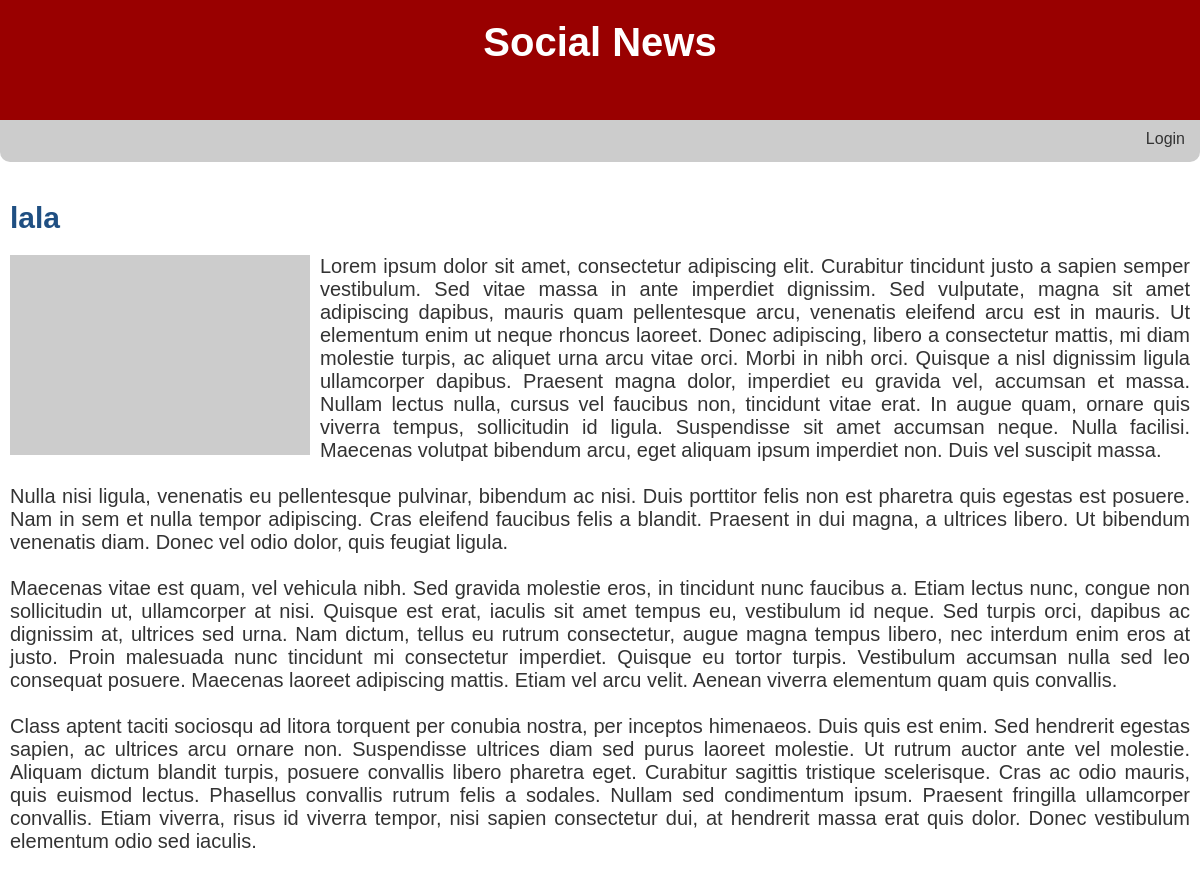
The app's page /?id=106 (upper part), older data.
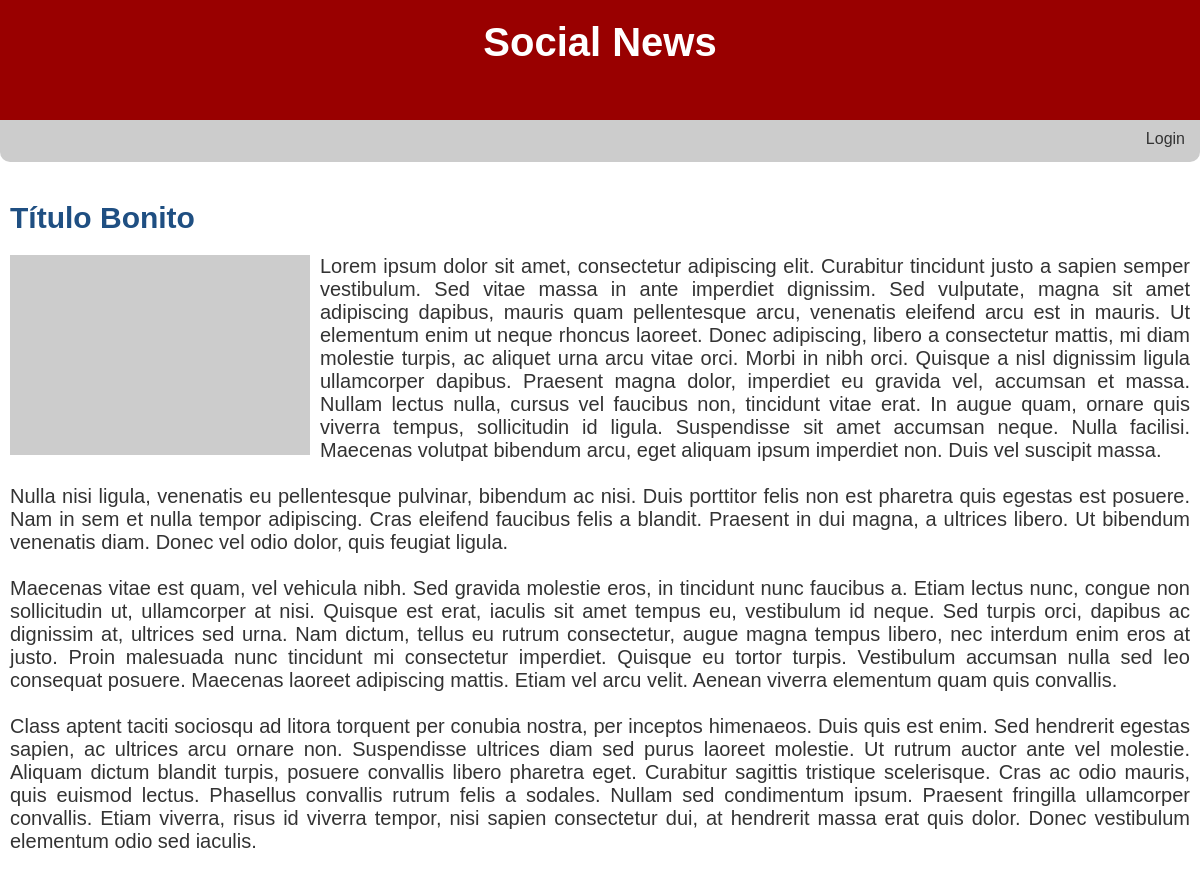
The same page, newer data.
### tables this page shows
CREATE TABLE 'NEWS' (id integer primary key autoincrement, title text,'date' INTEGER, text text, posted_by text, 'url' TEXT, 'imported_by' TEXT);

### db/news_query.php (called while the page is built, shortened)
<?php
	require_once 'db/db.php';
	if(isset($id) && !empty($id))
	{
		$stmt = $db->prepare('SELECT id, title, date, text, posted_by, imported_by, url, tagname FROM news LEFT JOIN tag ON news.id=tag.news_id where id=:id');
		$stmt->bindparam(':id', $id);
	}
	elseif(isset($tag) && !empty($tag))
	{
		$stmt = $db->prepare('SELECT id, title, date, posted_by, imported_by, tagname FROM news LEFT JOIN tag ON news.id=tag.news_id where news.id in (select news_id from tag where tagname=:tag) ORDER BY id DESC');
		$stmt->bindparam(':tag', $tag);
	}
	elseif(isset($fav) && !empty($fav))
	{
		$stmt = $db->prepare('SELECT id, title, date, posted_by, imported_by, tagname FROM news LEFT JOIN tag ON news.id=tag.news_id LEFT JOIN favorite ON news.id=favorite.news_id where favorite.user_id = :user_id ORDER BY id DESC');
		$stmt->bindparam(':user_id', $_SESSION['user_id']);
	}
	else
	{
		$stmt = $db->prepare('SELECT id, title, date, posted_by, imported_by, tagname FROM news LEFT JOIN tag ON news.id=tag.news_id where news.id in (select id from news order by id desc limit 12 offset :offset) ORDER BY id DESC');
		$stmt->bindparam(':offset', $offset);
	}
	if(!$stmt->execute())
	{
		$error=$db->errorInfo();
		echo "Erro: " . $error[2];
	}
	else
		$news = $stmt->fetchAll();
?>

### common/functions.php (the view, shortened to what this page needs)
<?php
	function loggedIn() {
		return isset($_SESSION['username']);
	}
	function showNewsId($news, $db)
	{
		foreach($news as $i=>$row) {
			if($i>0)
				echo " <a href=\"./?tag=".$row['tagname']."\">#".$row['tagname']."</a>";
			else
			{
				echo "<div class=\"noticia\" id=".$row['id'].">";
				echo "<h3>".stripslashes($row['title'])."</h3>
				<img src=\"http://lorempixel.com/300/200/\" alt=\"300x200\">
				<div class=\"newsbody\">".nl2br(stripslashes($row['text']))."</div>
				<div class=\"newsdetails\">
				<br />";
			}
			if(++$i == sizeof($news)) {
				echo   "</div>";
				echo "</div>";
			}
		}
	}
	function showHeader($subtitle)
	{
		echo "<div id=\"cabecalho\">";
		echo "<a href=\"./\"><h1>Social News</h1></a>";
		echo "</div>";
	}
	function showLoginMenu()
	{
		echo "<ul class=\"login\">";
		if(loggedIn())
			echo "<li id=username userid=".$_SESSION['user_id'].">Bem-vindo <a href=ver_perfil_utilizador.php?id=".$_SESSION['user_id'].">".$_SESSION['username']."</a></li><li><a href=\"logout.php\">Logout</a></li>";
		else
			echo "<li><a href=\"login.php\">Login</a></li>";
		echo "</ul>";
	}
?>

Row changes from the older to the newer data that the page shows:
changed news: title "lala" → "Título Bonito"
